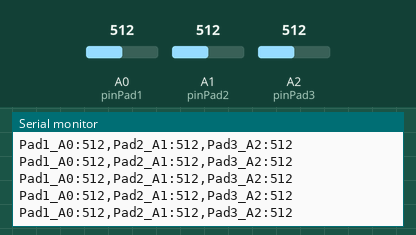
The sketch below on a simulated Arduino Nano, built with avr-gcc and run on an emulated ATmega328P. On the bench: the last lines printed to the serial monitor. The test bench sets the inputs (shaded band); at power-on: A1 (pinPad2) = 512, A0 (pinPad1) = 512, A2 (pinPad3) = 512.

Above: at 4.2 s.
4.3 s: A1 (pinPad2) set to 11
At 5.4 s:
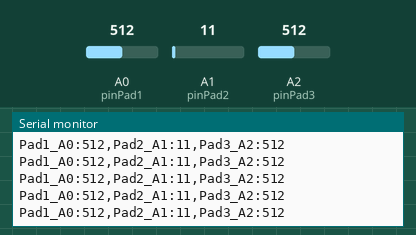
5.8 s: A1 (pinPad2) set to 8
At 6.6 s:
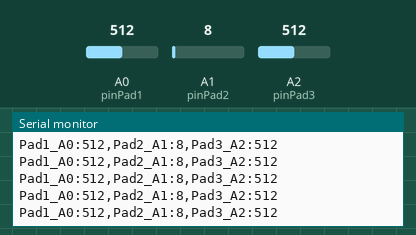
8.8 s: A0 (pinPad1) set to 986
At 9.5 s:
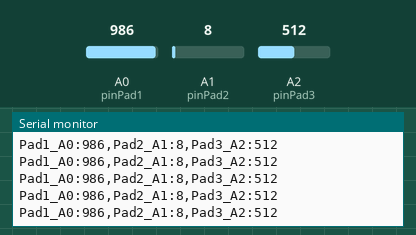
10.3 s: A0 (pinPad1) set to 1014
At 11.4 s:
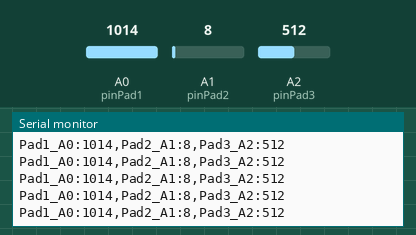
Timing chart, 0 to 12.8 s (numbered marks = the images above; inputs shaded):
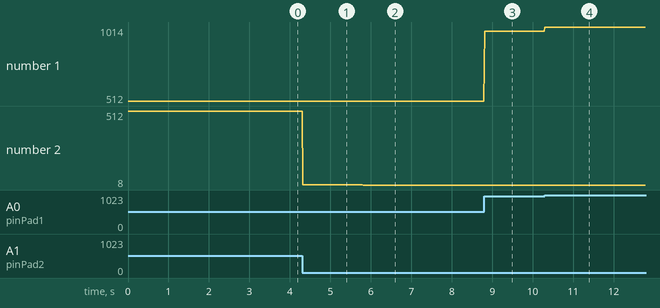

The sketch:

fsr_3zone_nano.ino
```cpp
// Arduino Nano: 3-zone FSR Serial Plotter
// Connect each FSR from 5V to A0/A1/A2; connect a 10kΩ resistor
// from each analog pin to GND (one voltage divider per sensor).

const int pinPad1 = A0;
const int pinPad2 = A1;
const int pinPad3 = A2;

void setup() {
  Serial.begin(115200);
}

void loop() {
  int p1 = analogRead(pinPad1);
  int p2 = analogRead(pinPad2);
  int p3 = analogRead(pinPad3);

  Serial.print("Pad1_A0:");
  Serial.print(p1);
  Serial.print(",Pad2_A1:");
  Serial.print(p2);
  Serial.print(",Pad3_A2:");
  Serial.println(p3);

  delay(20); // 50 Hz
}
```

Measured:
- after the input at 4.3 s, the serial monitor: prints a new line at once (image 1)
- after the input at 5.8 s, the serial monitor: prints a new line at once (image 2)
- after the input at 8.8 s, the serial monitor: prints a new line at once (image 3)
- after the input at 10.3 s, the serial monitor: prints a new line at once (image 4)
- plotted number 1: 512 → 986 after the input at 8.8 s, 986 → 1014 after the input at 10.3 s
- plotted number 2: 512 → 11 after the input at 4.3 s, 11 → 8 after the input at 5.8 s
